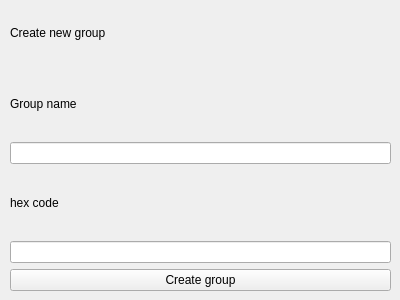
<?xml version="1.0" encoding="UTF-8"?>
<ui version="4.0">
 <class>Room_create</class>
 <widget class="QWidget" name="Room_create">
  <property name="geometry">
   <rect>
    <x>0</x>
    <y>0</y>
    <width>400</width>
    <height>300</height>
   </rect>
  </property>
  <property name="windowTitle">
   <string>Form</string>
  </property>
  <widget class="QWidget" name="gridLayoutWidget">
   <property name="geometry">
    <rect>
     <x>10</x>
     <y>0</y>
     <width>381</width>
     <height>291</height>
    </rect>
   </property>
   <layout class="QGridLayout" name="gridLayout">
    <item row="3" column="0">
     <widget class="QLabel" name="label_2">
      <property name="text">
       <string>hex code</string>
      </property>
     </widget>
    </item>
    <item row="5" column="0">
     <widget class="QPushButton" name="CreateGroup">
      <property name="text">
       <string>Create group</string>
      </property>
     </widget>
    </item>
    <item row="4" column="0">
     <widget class="QLineEdit" name="lineEdit_2"/>
    </item>
    <item row="2" column="0">
     <widget class="QLineEdit" name="groupEdit"/>
    </item>
    <item row="1" column="0">
     <widget class="QLabel" name="label">
      <property name="text">
       <string>Group name</string>
      </property>
     </widget>
    </item>
    <item row="0" column="0">
     <widget class="QLabel" name="label_3">
      <property name="text">
       <string>Create new group</string>
      </property>
     </widget>
    </item>
   </layout>
  </widget>
 </widget>
 <resources/>
 <connections/>
</ui>
